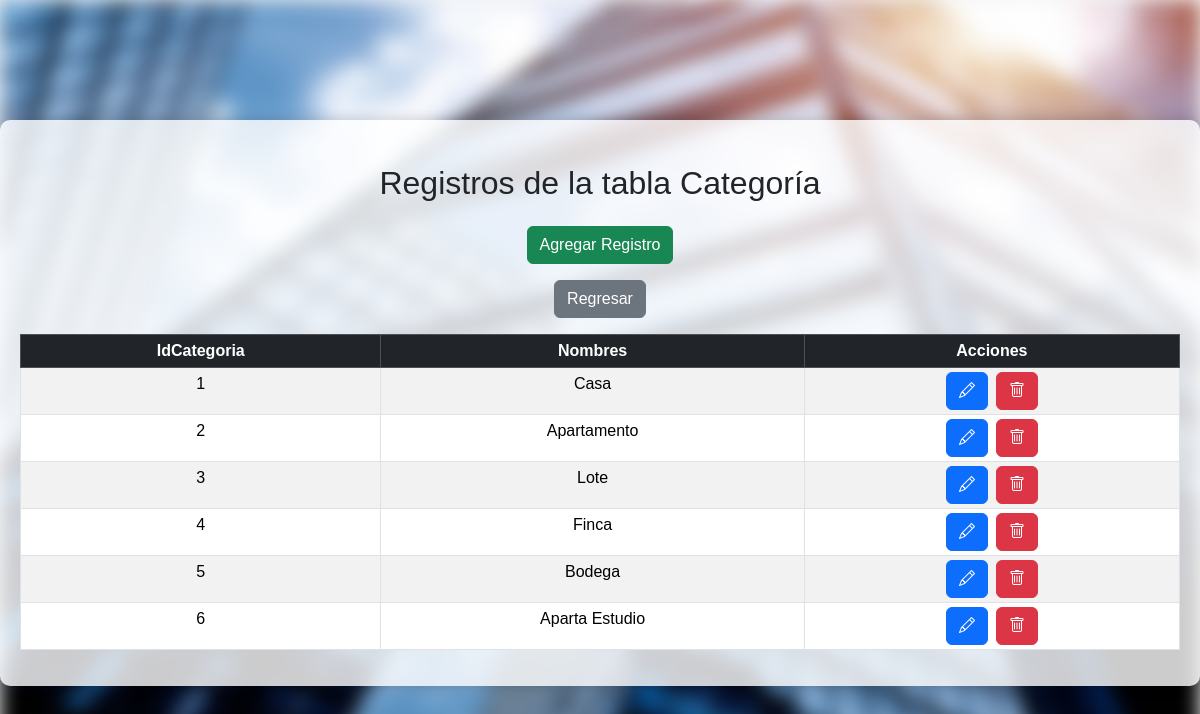
The page /crudcategorias/index.php on the database its author committed.
### tables this page shows
CREATE TABLE `tblcategoria` (
  `IdCategoria` int(11) NOT NULL,
  `Nombres` varchar(40) NOT NULL
);

### crudcategorias/index.php (the view, shortened to what this page needs)
<!DOCTYPE html>
<html lang="es">
<head>
    <link href="https://cdn.jsdelivr.net/npm/bootstrap@5.3.3/dist/css/bootstrap.min.css" rel="stylesheet">
    <link rel="stylesheet" href="https://cdn.jsdelivr.net/npm/bootstrap-icons@1.11.3/font/bootstrap-icons.min.css">
    <link rel="stylesheet" href="../codigo_css/crudstyles.css">
<link rel="stylesheet" href="https://cdn.jsdelivr.net/npm/sweetalert2@11.7.0/dist/sweetalert2.min.css">
</head>
<body>
    <br><br><br><br><br>
    <div class="container">
        <h2 class="mt-4 mb-4 text-center">Registros de la tabla Categoría</h2>
        <div class="text-center mb-3">
            <a href="create.php" class="btn btn-success">Agregar Registro</a>
        </div>
        <div class="text-center mb-3">
            <a href="../crudinmuebles/create.php" class="btn btn-secondary">Regresar</a>
        </div>
        <?php
        include '../crudinmuebles/conexion.php';
        $sql = "SELECT * FROM tblcategoria";
        $result = $con->query($sql);
        if ($result->num_rows > 0) {
            echo '<div class="table-responsive">';
            echo '<table class="table table-striped table-bordered table-sm table-spacing">';
            echo '<thead class="table-dark"><tr><th class="text-center">IdCategoria</th><th class="text-center">Nombres</th><th class="text-center">Acciones</th></tr></thead>';
            echo '<tbody>';
            while ($row = $result->fetch_assoc()) {
                echo '<tr>';
                echo '<td class="text-center">' . $row['IdCategoria'] . '</td>';
                echo '<td class="text-center">' . $row['Nombres'] . '</td>';
                echo '<td class="text-center">';
                echo '<a href="update.php?id=' . $row['IdCategoria'] . '" class="btn btn-primary btn-action btn-action-edit me-2" title="Editar"><i class="bi bi-pencil"></i></a>';
                echo '<button class="btn btn-danger btn-action btn-action-delete" onclick="confirmDelete(' . $row['IdCategoria'] . ')" title="Eliminar"><i class="bi bi-trash"></i></button>';
                echo '</td>';
                echo '</tr>';
            }
            echo '</tbody></table>';
            echo '</div>';
        } else {
            echo "<p class='alert alert-warning'>No se encontraron registros.</p>";
        }
        ?>
    </div>
</body>
</html>

### codigo_css/crudstyles.css (style rules this page uses)
body, h1, h2, h3, p, ul, li, form, input, select, button { margin: 0; padding: 0; box-sizing: border-box; }
body { font-family: Arial, sans-serif; background-color: #f5f5f5; }
.container { max-width: 1200px; margin: 0 auto; padding: 20px; background: rgba(255, 255, 255, 0.8); border-radius: 10px; box-shadow: 0 0 15px rgba(0, 0, 0, 0.2); position: relative; z-index: 1; overflow: auto; }

### rows shown on the page
tblcategoria: IdCategoria "1", Nombres "Casa"
tblcategoria: IdCategoria "2", Nombres "Apartamento"
tblcategoria: IdCategoria "3", Nombres "Lote"
tblcategoria: IdCategoria "4", Nombres "Finca"
tblcategoria: IdCategoria "5", Nombres "Bodega"
tblcategoria: IdCategoria "6", Nombres "Aparta Estudio"
